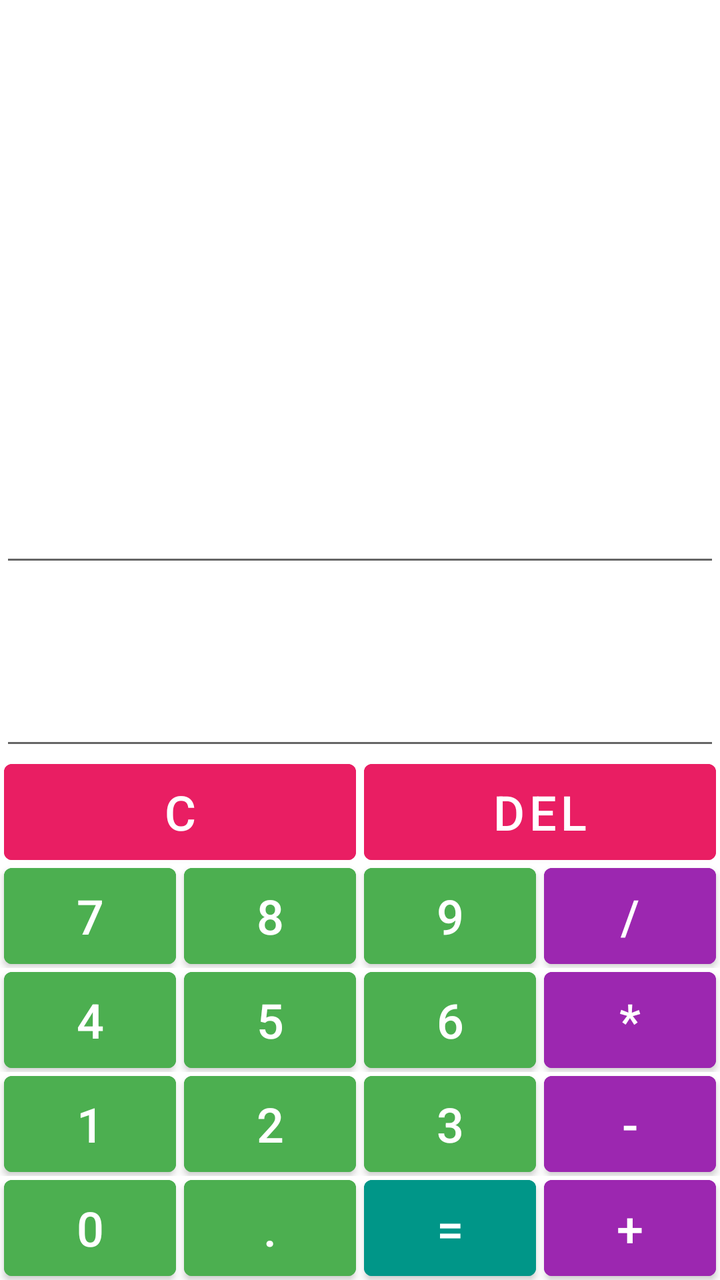
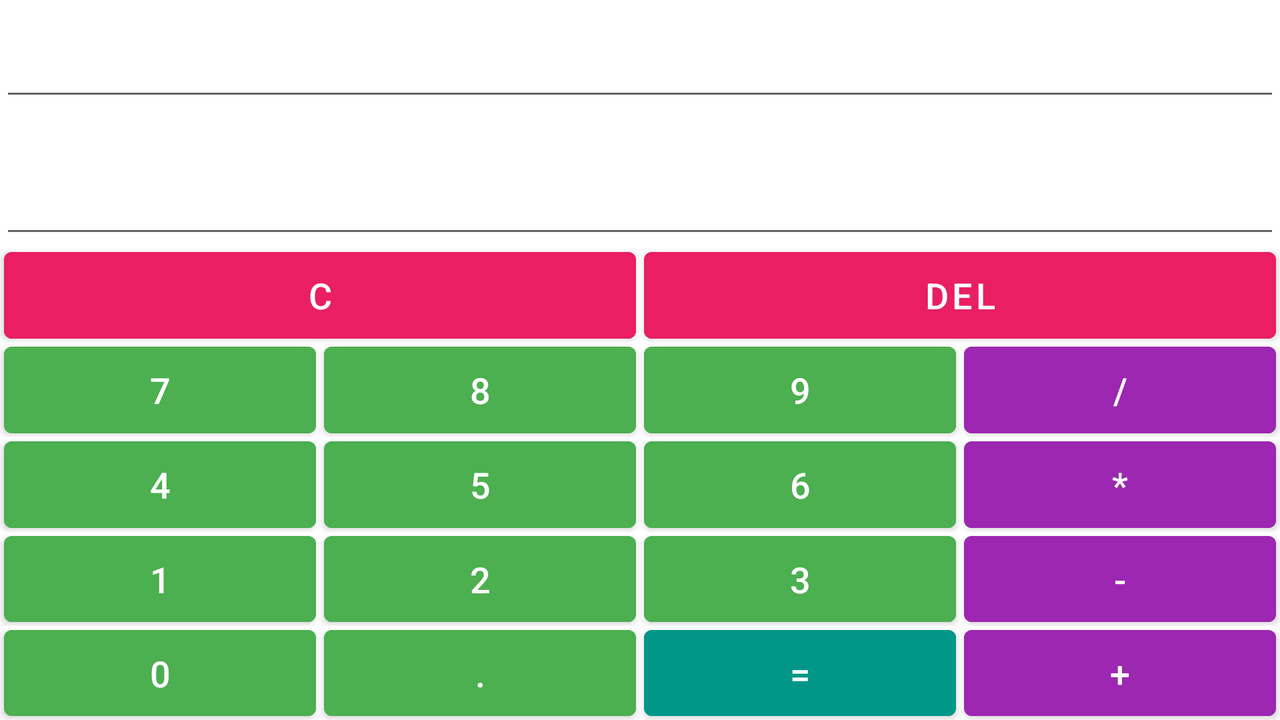

First picture: res/layout/ on a phone held upright. Second picture: the repository's own variant of that layout, on a device whose configuration matches the variant's folder. Source for both follows.
<!-- AndroidManifest.xml: application theme Theme.Calculator -->
<!-- res/layout/activity_main.xml -->
<?xml version="1.0" encoding="utf-8"?>
<LinearLayout
    xmlns:android="http://schemas.android.com/apk/res/android"
    xmlns:app="http://schemas.android.com/apk/res-auto"
    xmlns:tools="http://schemas.android.com/tools"
    android:layout_width="match_parent"
    android:layout_height="match_parent"
    android:orientation="vertical">

    <Space
        android:layout_width="match_parent"
        android:layout_height="0dp"
        android:layout_weight="1"/>

    <com.google.android.material.textfield.TextInputEditText
        style="@style/viewCalculation"
        android:id="@+id/calculation"
        android:textSize="38sp"
        android:inputType="numberDecimal"
        android:autofillHints=""
        tools:ignore="LabelFor" />

    <com.google.android.material.textfield.TextInputEditText
        style="@style/viewResult"
        android:id="@+id/result"
        android:textSize="56sp"
        android:inputType="numberDecimal"
        android:autofillHints=""
        tools:ignore="LabelFor" />

    <LinearLayout
        android:layout_width="match_parent"
        android:layout_height="wrap_content"
        android:orientation="horizontal">

        <com.google.android.material.button.MaterialButton
            style="@style/numberC"
            android:id="@+id/buttonC"
            android:text="@string/buttonC"
            android:textSize="@dimen/key_text_size"
            tools:ignore="ButtonStyle" />

        <com.google.android.material.button.MaterialButton
            style="@style/numberC"
            android:id="@+id/buttonDel"
            android:text="@string/buttonDel"
            android:textSize="@dimen/key_text_size"
            tools:ignore="ButtonStyle" />

    </LinearLayout>

    <LinearLayout
        android:layout_width="match_parent"
        android:layout_height="wrap_content"
        android:orientation="horizontal">

        <com.google.android.material.button.MaterialButton
            style="@style/numberButton"
            android:id="@+id/button7"
            android:text="@string/button7"
            android:textSize="@dimen/key_text_size"
            tools:ignore="ButtonStyle" />

        <com.google.android.material.button.MaterialButton
            style="@style/numberButton"
            android:id="@+id/button8"
            android:text="@string/button8"
            android:textSize="@dimen/key_text_size"
            tools:ignore="ButtonStyle" />

        <com.google.android.material.button.MaterialButton
            style="@style/numberButton"
            android:id="@+id/button9"
            android:text="@string/button9"
            android:textSize="@dimen/key_text_size"
            tools:ignore="ButtonStyle" />

        <com.google.android.material.button.MaterialButton
            style="@style/numberAction"
            android:id="@+id/buttonShare"
            android:text="@string/buttonShare"
            android:textSize="@dimen/key_text_size"
            tools:ignore="ButtonStyle" />

    </LinearLayout>

    <LinearLayout
        android:layout_width="match_parent"
        android:layout_height="wrap_content"
        android:orientation="horizontal">

        <com.google.android.material.button.MaterialButton
            style="@style/numberButton"
            android:id="@+id/button4"
            android:text="@string/button4"
            android:textSize="@dimen/key_text_size"
            tools:ignore="ButtonStyle" />

        <com.google.android.material.button.MaterialButton
            style="@style/numberButton"
            android:id="@+id/button5"
            android:text="@string/button5"
            android:textSize="@dimen/key_text_size"
            tools:ignore="ButtonStyle" />

        <com.google.android.material.button.MaterialButton
            style="@style/numberButton"
            android:id="@+id/button6"
            android:text="@string/button6"
            android:textSize="@dimen/key_text_size"
            tools:ignore="ButtonStyle" />

        <com.google.android.material.button.MaterialButton
            style="@style/numberAction"
            android:id="@+id/buttonMultiply"
            android:text="@string/buttonMultiply"
            android:textSize="@dimen/key_text_size"
            tools:ignore="ButtonStyle" />

    </LinearLayout>

    <LinearLayout
        android:layout_width="match_parent"
        android:layout_height="wrap_content"
        android:orientation="horizontal">

        <com.google.android.material.button.MaterialButton
            style="@style/numberButton"
            android:id="@+id/button1"
            android:text="@string/button1"
            android:textSize="@dimen/key_text_size"
            tools:ignore="ButtonStyle" />

        <com.google.android.material.button.MaterialButton
            style="@style/numberButton"
            android:id="@+id/button2"
            android:text="@string/button2"
            android:textSize="@dimen/key_text_size"
            tools:ignore="ButtonStyle" />

        <com.google.android.material.button.MaterialButton
            style="@style/numberButton"
            android:id="@+id/button3"
            android:text="@string/button3"
            android:textSize="@dimen/key_text_size"
            tools:ignore="ButtonStyle" />

        <com.google.android.material.button.MaterialButton
            style="@style/numberAction"
            android:id="@+id/buttonMinus"
            android:text="@string/buttonMinus"
            android:textSize="@dimen/key_text_size"
            tools:ignore="ButtonStyle" />

    </LinearLayout>

    <LinearLayout
        android:layout_width="match_parent"
        android:layout_height="wrap_content"
        android:orientation="horizontal">

        <com.google.android.material.button.MaterialButton
            style="@style/numberButton"
            android:id="@+id/button0"
            android:text="@string/button0"
            android:textSize="@dimen/key_text_size"
            tools:ignore="ButtonStyle" />

        <com.google.android.material.button.MaterialButton
            style="@style/numberButton"
            android:id="@+id/buttonPt"
            android:text="@string/buttonPt"
            android:textSize="@dimen/key_text_size"
            tools:ignore="ButtonStyle" />

        <com.google.android.material.button.MaterialButton
            style="@style/numberEqual"
            android:id="@+id/buttonEqual"
            android:text="@string/buttonEqual"
            android:textSize="@dimen/key_text_size"
            tools:ignore="ButtonStyle" />

        <com.google.android.material.button.MaterialButton
            style="@style/numberAction"
            android:id="@+id/buttonPlus"
            android:text="@string/buttonPlus"
            android:textSize="@dimen/key_text_size"
            app:iconGravity="textStart"
            tools:ignore="ButtonStyle" />

    </LinearLayout>

</LinearLayout>
<!-- resources referenced by this layout -->
<resources>
  <dimen name="key_text_size">24sp</dimen>
  <string name="button0">0</string>
  <string name="button1">1</string>
  <string name="button2">2</string>
  <string name="button3">3</string>
  <string name="button4">4</string>
  <string name="button5">5</string>
  <string name="button6">6</string>
  <string name="button7">7</string>
  <string name="button8">8</string>
  <string name="button9">9</string>
  <string name="buttonC">C</string>
  <string name="buttonDel">Del</string>
  <string name="buttonEqual">=</string>
  <string name="buttonMinus">-</string>
  <string name="buttonMultiply">*</string>
  <string name="buttonPlus">+</string>
  <string name="buttonPt">.</string>
  <string name="buttonShare">/</string>
  <style name="numberAction">
          <item name="android:layout_width">wrap_content</item>
          <item name="android:layout_height">wrap_content</item>
          <item name="android:layout_margin">2dp</item>
          <item name="android:layout_weight">1</item>
          <item name="android:backgroundTint">#9C27B0</item>
          <item name="android:insetLeft">0dp</item>
          <item name="android:insetTop">0dp</item>
          <item name="android:insetRight">0dp</item>
          <item name="android:insetBottom">0dp</item>
      </style>
  <style name="numberButton">
          <item name="android:layout_width">wrap_content</item>
          <item name="android:layout_height">wrap_content</item>
          <item name="android:layout_margin">2dp</item>
          <item name="android:layout_weight">1</item>
          <item name="android:backgroundTint">#4CAF50</item>
          <item name="android:insetLeft">0dp</item>
          <item name="android:insetTop">0dp</item>
          <item name="android:insetRight">0dp</item>
          <item name="android:insetBottom">0dp</item>
      </style>
  <style name="numberC">
          <item name="android:layout_width">wrap_content</item>
          <item name="android:layout_height">wrap_content</item>
          <item name="android:layout_margin">2dp</item>
          <item name="android:layout_weight">1</item>
          <item name="android:backgroundTint">#E91E63</item>
          <item name="android:insetLeft">0dp</item>
          <item name="android:insetTop">0dp</item>
          <item name="android:insetRight">0dp</item>
          <item name="android:insetBottom">0dp</item>
      </style>
  <style name="numberEqual">
          <item name="android:layout_width">wrap_content</item>
          <item name="android:layout_height">wrap_content</item>
          <item name="android:layout_margin">2dp</item>
          <item name="android:layout_weight">1</item>
          <item name="android:backgroundTint">#009688</item>
          <item name="android:insetLeft">0dp</item>
          <item name="android:insetTop">0dp</item>
          <item name="android:insetRight">0dp</item>
          <item name="android:insetBottom">0dp</item>
      </style>
  <style name="viewCalculation">
          <item name="android:layout_width">match_parent</item>
          <item name="android:layout_height">wrap_content</item>
          <item name="android:textAlignment">textEnd</item>
          <item name="android:textStyle">bold</item>
      </style>
  <style name="viewResult">
          <item name="android:layout_width">match_parent</item>
          <item name="android:layout_height">wrap_content</item>
          <item name="android:textAlignment">textEnd</item>
          <item name="android:textStyle">bold</item>
      </style>
</resources>
<!-- res/layout-land/activity_main.xml (the author's variant of the layout above) -->
<!-- drawn on the phone turned sideways -->
<?xml version="1.0" encoding="utf-8"?>
<LinearLayout
    xmlns:android="http://schemas.android.com/apk/res/android"
    xmlns:app="http://schemas.android.com/apk/res-auto"
    xmlns:tools="http://schemas.android.com/tools"
    android:layout_width="match_parent"
    android:layout_height="match_parent"
    android:orientation="vertical">


    <com.google.android.material.textfield.TextInputEditText
        style="@style/viewCalculation"
        android:id="@+id/calculation"
        android:textSize="32sp"
        android:layout_weight="1"
        android:inputType="numberDecimal"
        android:autofillHints=""
        tools:ignore="LabelFor" />

    <com.google.android.material.textfield.TextInputEditText
        style="@style/viewCalculation"
        android:id="@+id/result"
        android:textSize="42sp"
        android:layout_weight="1"
        android:inputType="numberDecimal"
        android:autofillHints=""
        tools:ignore="LabelFor" />

    <LinearLayout
        android:layout_width="match_parent"
        android:layout_height="wrap_content"
        android:layout_weight="1"
        android:orientation="horizontal">

        <com.google.android.material.button.MaterialButton
            style="@style/numberC"
            android:id="@+id/buttonC"
            android:text="@string/buttonC"
            android:textSize="@dimen/key_text_size2"
            tools:ignore="ButtonStyle" />

        <com.google.android.material.button.MaterialButton
            style="@style/numberC"
            android:id="@+id/buttonDel"
            android:text="@string/buttonDel"
            android:textSize="@dimen/key_text_size2"
            tools:ignore="ButtonStyle" />

    </LinearLayout>

    <LinearLayout
        android:layout_width="match_parent"
        android:layout_height="wrap_content"
        android:layout_weight="1"
        android:orientation="horizontal">

        <com.google.android.material.button.MaterialButton
            style="@style/numberButton"
            android:id="@+id/button7"
            android:text="@string/button7"
            android:textSize="@dimen/key_text_size2"
            tools:ignore="ButtonStyle" />

        <com.google.android.material.button.MaterialButton
            style="@style/numberButton"
            android:id="@+id/button8"
            android:text="@string/button8"
            android:textSize="@dimen/key_text_size2"
            tools:ignore="ButtonStyle" />

        <com.google.android.material.button.MaterialButton
            style="@style/numberButton"
            android:id="@+id/button9"
            android:text="@string/button9"
            android:textSize="@dimen/key_text_size2"
            tools:ignore="ButtonStyle" />

        <com.google.android.material.button.MaterialButton
            style="@style/numberAction"
            android:id="@+id/buttonShare"
            android:text="@string/buttonShare"
            android:textSize="@dimen/key_text_size2"
            tools:ignore="ButtonStyle" />

    </LinearLayout>

    <LinearLayout
        android:layout_width="match_parent"
        android:layout_height="wrap_content"
        android:layout_weight="1"
        android:orientation="horizontal">

        <com.google.android.material.button.MaterialButton
            style="@style/numberButton"
            android:id="@+id/button4"
            android:text="@string/button4"
            android:textSize="@dimen/key_text_size2"
            tools:ignore="ButtonStyle" />

        <com.google.android.material.button.MaterialButton
            style="@style/numberButton"
            android:id="@+id/button5"
            android:text="@string/button5"
            android:textSize="@dimen/key_text_size2"
            tools:ignore="ButtonStyle" />

        <com.google.android.material.button.MaterialButton
            style="@style/numberButton"
            android:id="@+id/button6"
            android:text="@string/button6"
            android:textSize="@dimen/key_text_size2"
            tools:ignore="ButtonStyle" />

        <com.google.android.material.button.MaterialButton
            style="@style/numberAction"
            android:id="@+id/buttonMultiply"
            android:text="@string/buttonMultiply"
            android:textSize="@dimen/key_text_size2"
            tools:ignore="ButtonStyle" />

    </LinearLayout>

    <LinearLayout
        android:layout_width="match_parent"
        android:layout_height="wrap_content"
        android:layout_weight="1"
        android:orientation="horizontal">

        <com.google.android.material.button.MaterialButton
            style="@style/numberButton"
            android:id="@+id/button1"
            android:text="@string/button1"
            android:textSize="@dimen/key_text_size2"
            tools:ignore="ButtonStyle" />

        <com.google.android.material.button.MaterialButton
            style="@style/numberButton"
            android:id="@+id/button2"
            android:text="@string/button2"
            android:textSize="@dimen/key_text_size2"
            tools:ignore="ButtonStyle" />

        <com.google.android.material.button.MaterialButton
            style="@style/numberButton"
            android:id="@+id/button3"
            android:text="@string/button3"
            android:textSize="@dimen/key_text_size2"
            tools:ignore="ButtonStyle" />

        <com.google.android.material.button.MaterialButton
            style="@style/numberAction"
            android:id="@+id/buttonMinus"
            android:text="@string/buttonMinus"
            android:textSize="@dimen/key_text_size2"
            tools:ignore="ButtonStyle" />

    </LinearLayout>

    <LinearLayout
        android:layout_width="match_parent"
        android:layout_height="wrap_content"
        android:layout_weight="1"
        android:orientation="horizontal">

        <com.google.android.material.button.MaterialButton
            style="@style/numberButton"
            android:id="@+id/button0"
            android:text="@string/button0"
            android:textSize="@dimen/key_text_size2"
            tools:ignore="ButtonStyle" />

        <com.google.android.material.button.MaterialButton
            style="@style/numberButton"
            android:id="@+id/buttonPt"
            android:text="@string/buttonPt"
            android:textSize="@dimen/key_text_size2"
            tools:ignore="ButtonStyle" />

        <com.google.android.material.button.MaterialButton
            style="@style/numberEqual"
            android:id="@+id/buttonEqual"
            android:text="@string/buttonEqual"
            android:textSize="@dimen/key_text_size2"
            tools:ignore="ButtonStyle" />

        <com.google.android.material.button.MaterialButton
            style="@style/numberAction"
            android:id="@+id/buttonPlus"
            android:text="@string/buttonPlus"
            android:textSize="@dimen/key_text_size2"
            app:iconGravity="textStart"
            tools:ignore="ButtonStyle" />

    </LinearLayout>

</LinearLayout>
<!-- resources referenced by the variant -->
<!-- as the phone turned sideways resolves them -->
<resources>
  <dimen name="key_text_size2">18sp</dimen>
  <string name="button0">0</string>
  <string name="button1">1</string>
  <string name="button2">2</string>
  <string name="button3">3</string>
  <string name="button4">4</string>
  <string name="button5">5</string>
  <string name="button6">6</string>
  <string name="button7">7</string>
  <string name="button8">8</string>
  <string name="button9">9</string>
  <string name="buttonC">C</string>
  <string name="buttonDel">Del</string>
  <string name="buttonEqual">=</string>
  <string name="buttonMinus">-</string>
  <string name="buttonMultiply">*</string>
  <string name="buttonPlus">+</string>
  <string name="buttonPt">.</string>
  <string name="buttonShare">/</string>
  <style name="numberAction">
          <item name="android:layout_width">wrap_content</item>
          <item name="android:layout_height">wrap_content</item>
          <item name="android:layout_margin">2dp</item>
          <item name="android:layout_weight">1</item>
          <item name="android:backgroundTint">#9C27B0</item>
          <item name="android:insetLeft">0dp</item>
          <item name="android:insetTop">0dp</item>
          <item name="android:insetRight">0dp</item>
          <item name="android:insetBottom">0dp</item>
      </style>
  <style name="numberButton">
          <item name="android:layout_width">wrap_content</item>
          <item name="android:layout_height">wrap_content</item>
          <item name="android:layout_margin">2dp</item>
          <item name="android:layout_weight">1</item>
          <item name="android:backgroundTint">#4CAF50</item>
          <item name="android:insetLeft">0dp</item>
          <item name="android:insetTop">0dp</item>
          <item name="android:insetRight">0dp</item>
          <item name="android:insetBottom">0dp</item>
      </style>
  <style name="numberC">
          <item name="android:layout_width">wrap_content</item>
          <item name="android:layout_height">wrap_content</item>
          <item name="android:layout_margin">2dp</item>
          <item name="android:layout_weight">1</item>
          <item name="android:backgroundTint">#E91E63</item>
          <item name="android:insetLeft">0dp</item>
          <item name="android:insetTop">0dp</item>
          <item name="android:insetRight">0dp</item>
          <item name="android:insetBottom">0dp</item>
      </style>
  <style name="numberEqual">
          <item name="android:layout_width">wrap_content</item>
          <item name="android:layout_height">wrap_content</item>
          <item name="android:layout_margin">2dp</item>
          <item name="android:layout_weight">1</item>
          <item name="android:backgroundTint">#009688</item>
          <item name="android:insetLeft">0dp</item>
          <item name="android:insetTop">0dp</item>
          <item name="android:insetRight">0dp</item>
          <item name="android:insetBottom">0dp</item>
      </style>
  <style name="viewCalculation">
          <item name="android:layout_width">match_parent</item>
          <item name="android:layout_height">wrap_content</item>
          <item name="android:textAlignment">textEnd</item>
          <item name="android:textStyle">bold</item>
      </style>
  <style name="Theme.Calculator" parent="Theme.MaterialComponents.DayNight.DarkActionBar">
          
          <item name="colorPrimary">@color/purple_500</item>
          <item name="colorPrimaryVariant">@color/purple_700</item>
          <item name="colorOnPrimary">@color/white</item>
          
          <item name="colorSecondary">@color/teal_200</item>
          <item name="colorSecondaryVariant">@color/teal_700</item>
          <item name="colorOnSecondary">@color/black</item>
          
          <item name="android:statusBarColor" tools:targetApi="l">?attr/colorPrimaryVariant</item>
          
      </style>
</resources>
